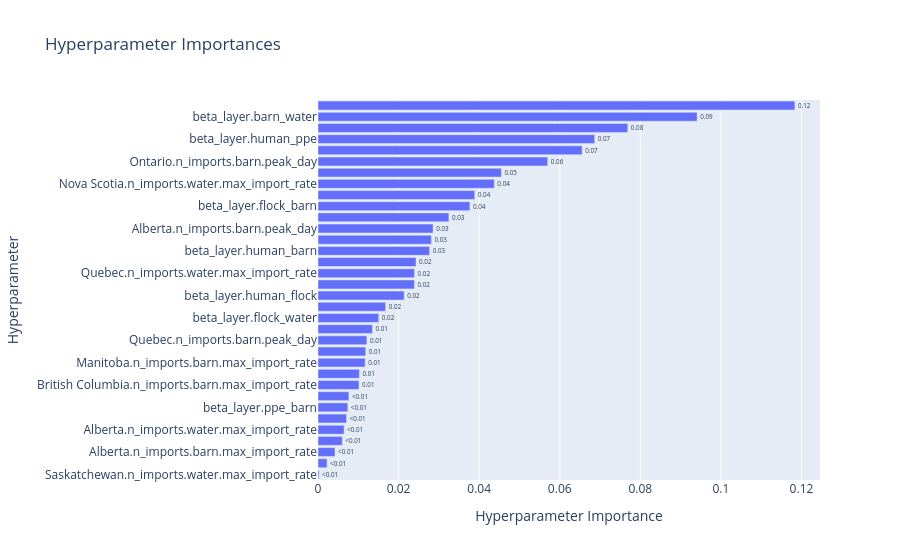

The cell this chart's notebook holds for it:
### Code cell
op.visualization.plot_param_importances(study).show()

### Figure 1 — Plotly figure (JSON) as saved in the notebook; plotly's stock layout.template omitted (floating-point values rounded to 4 significant figures)
{"data": [{"cliponaxis": false, "hovertemplate": ["Saskatchewan.n_imports.water.max_import_rate (FloatDistribution): 0.00026907372989660365<extra></extra>", "British Columbia.n_imports.water.max_import_rate (FloatDistribution): 0.0022503492701133844<extra></extra>", "Alberta.n_imports.barn.max_import_rate (FloatDistribution): 0.004224599626381798<extra></extra>", "Ontario.n_imports.barn.max_import_rate (FloatDistribution): 0.006037959932486109<extra></extra>", "Alberta.n_imports.water.max_import_rate (FloatDistribution): 0.006476782918746017<extra></extra>", "Quebec.n_imports.barn.max_import_rate (FloatDistribution): 0.007099638068557419<extra></extra>", "beta_layer.ppe_barn (FloatDistribution): 0.007397097962879412<extra></extra>", "Nova Scotia.n_imports.barn.peak_day (FloatDistribution): 0.007663154077420344<extra></extra>", "British Columbia.n_imports.barn.max_import_rate (FloatDistribution): 0.010177165827919716<extra></extra>", "Manitoba.n_imports.barn.peak_day (FloatDistribution): 0.010280936573758984<extra></extra>", "Manitoba.n_imports.barn.max_import_rate (FloatDistribution): 0.011706994118535994<extra></extra>", "Nova Scotia.n_imports.barn.max_import_rate (FloatDistribution): 0.011840834666651678<extra></extra>", "Quebec.n_imports.barn.peak_day (FloatDistribution): 0.012132453530049587<extra></extra>", "beta_layer.human_water (FloatDistribution): 0.013508634540123906<extra></extra>", "beta_layer.flock_water (FloatDistribution): 0.015082585624566568<extra></extra>", "beta_layer.transient (FloatDistribution): 0.01678539290765487<extra></extra>", "beta_layer.human_flock (FloatDistribution): 0.021392831666556904<extra></extra>", "beta_layer.ppe_water (FloatDistribution): 0.02394127710264538<extra></extra>", "Quebec.n_imports.water.max_import_rate (FloatDistribution): 0.023959295779784007<extra></extra>", "beta_layer.ppe_flock (FloatDistribution): 0.02432186700170128<extra></extra>", "beta_layer.human_barn (FloatDistribution): 0.027706785039371483<extra></extra>", "beta_layer.ppe_ppe (FloatDistribution): 0.028145008440580106<extra></extra>", "Alberta.n_imports.barn.peak_day (FloatDistribution): 0.028572910895840384<extra></extra>", "Saskatchewan.n_imports.barn.max_import_rate (FloatDistribution): 0.03249203120192317<extra></extra>", "beta_layer.flock_barn (FloatDistribution): 0.03770715060851231<extra></extra>", "beta.human (FloatDistribution): 0.03891065673060753<extra></extra>", "Nova Scotia.n_imports.water.max_import_rate (FloatDistribution): 0.04377000357636498<extra></extra>", "Manitoba.n_imports.water.max_import_rate (FloatDistribution): 0.04553378411419774<extra></extra>", "Ontario.n_imports.barn.peak_day (FloatDistribution): 0.057024107388815824<extra></extra>", "British Columbia.n_imports.barn.peak_day (FloatDistribution): 0.06556437078181042<extra></extra>", "beta_layer.human_ppe (FloatDistribution): 0.0686702372657822<extra></extra>", "Ontario.n_imports.water.max_import_rate (FloatDistribution): 0.07688632021140424<extra></extra>", "beta_layer.barn_water (FloatDistribution): 0.09410429721535553<extra></extra>", "Saskatchewan.n_imports.barn.peak_day (FloatDistribution): 0.1183634116030042<extra></extra>"], "name": "Objective Value", "orientation": "h", "text": ["<0.01", "<0.01", "<0.01", "<0.01", "<0.01", "<0.01", "<0.01", "<0.01", "0.01", "0.01", "0.01", "0.01", "0.01", "0.01", "0.02", "0.02", "0.02", "0.02", "0.02", "0.02", "0.03", "0.03", "0.03", "0.03", "0.04", "0.04", "0.04", "0.05", "0.06", "0.07", "0.07", "0.08", "0.09", "0.12"], "textposition": "outside", "type": "bar", "x": [0.0002691, 0.00225, 0.004225, 0.006038, 0.006477, 0.0071, 0.007397, 0.007663, 0.01018, 0.01028, 0.01171, 0.01184, 0.01213, 0.01351, 0.01508, 0.01679, 0.02139, 0.02394, 0.02396, 0.02432, 0.02771, 0.02815, 0.02857, 0.03249, 0.03771, 0.03891, 0.04377, 0.04553, 0.05702, 0.06556, 0.06867, 0.07689, 0.0941, 0.1184], "y": ["Saskatchewan.n_imports.water.max_import_rate", "British Columbia.n_imports.water.max_import_rate", "Alberta.n_imports.barn.max_import_rate", "Ontario.n_imports.barn.max_import_rate", "Alberta.n_imports.water.max_import_rate", "Quebec.n_imports.barn.max_import_rate", "beta_layer.ppe_barn", "Nova Scotia.n_imports.barn.peak_day", "British Columbia.n_imports.barn.max_import_rate", "Manitoba.n_imports.barn.peak_day", "Manitoba.n_imports.barn.max_import_rate", "Nova Scotia.n_imports.barn.max_import_rate", "Quebec.n_imports.barn.peak_day", "beta_layer.human_water", "beta_layer.flock_water", "beta_layer.transient", "beta_layer.human_flock", "beta_layer.ppe_water", "Quebec.n_imports.water.max_import_rate", "beta_layer.ppe_flock", "beta_layer.human_barn", "beta_layer.ppe_ppe", "Alberta.n_imports.barn.peak_day", "Saskatchewan.n_imports.barn.max_import_rate", "beta_layer.flock_barn", "beta.human", "Nova Scotia.n_imports.water.max_import_rate", "Manitoba.n_imports.water.max_import_rate", "Ontario.n_imports.barn.peak_day", "British Columbia.n_imports.barn.peak_day", "beta_layer.human_ppe", "Ontario.n_imports.water.max_import_rate", "beta_layer.barn_water", "Saskatchewan.n_imports.barn.peak_day"]}], "layout": {"title": {"text": "Hyperparameter Importances"}, "xaxis": {"title": {"text": "Hyperparameter Importance"}}, "yaxis": {"title": {"text": "Hyperparameter"}}}}
